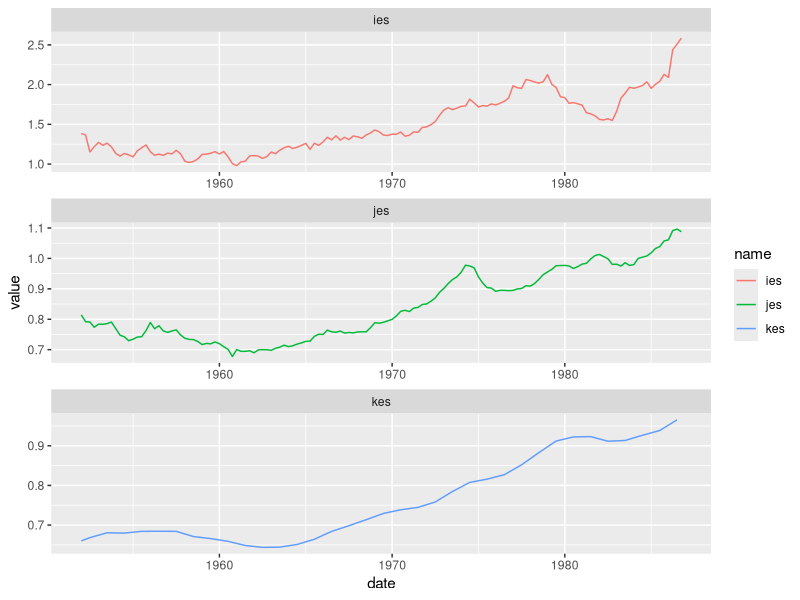
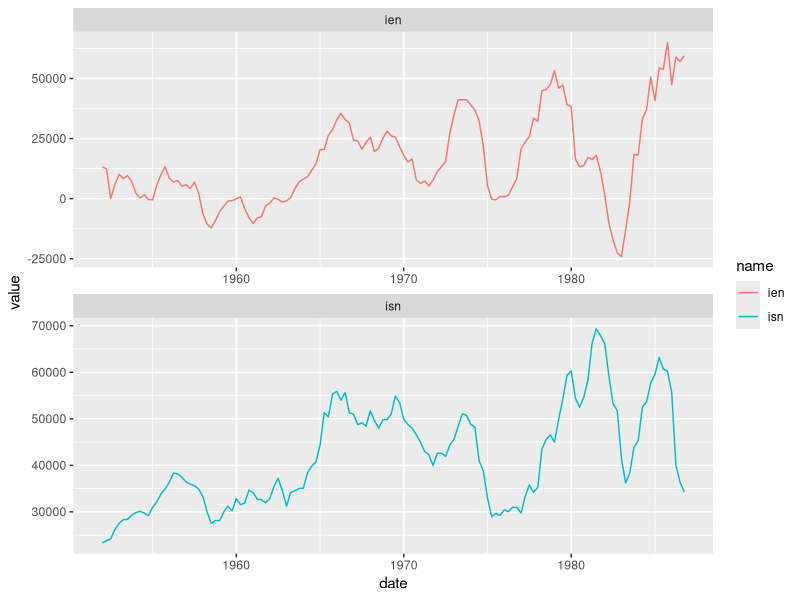
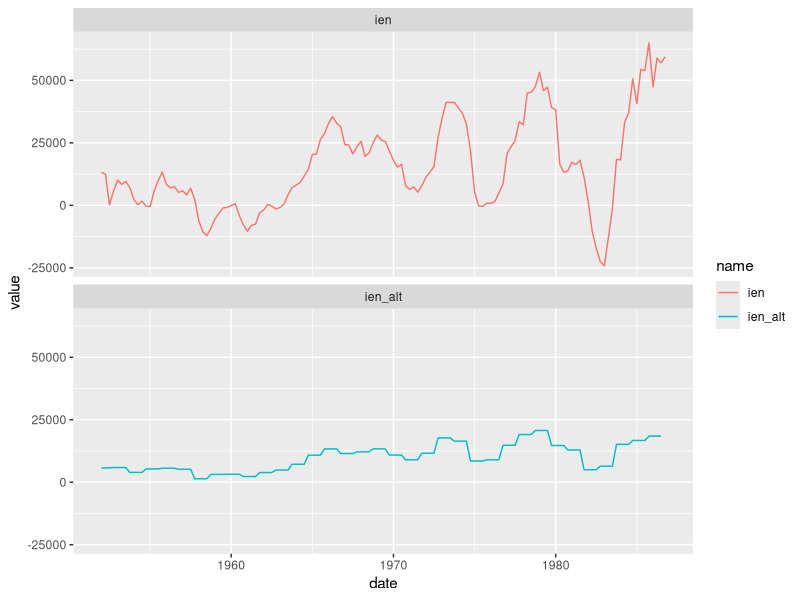
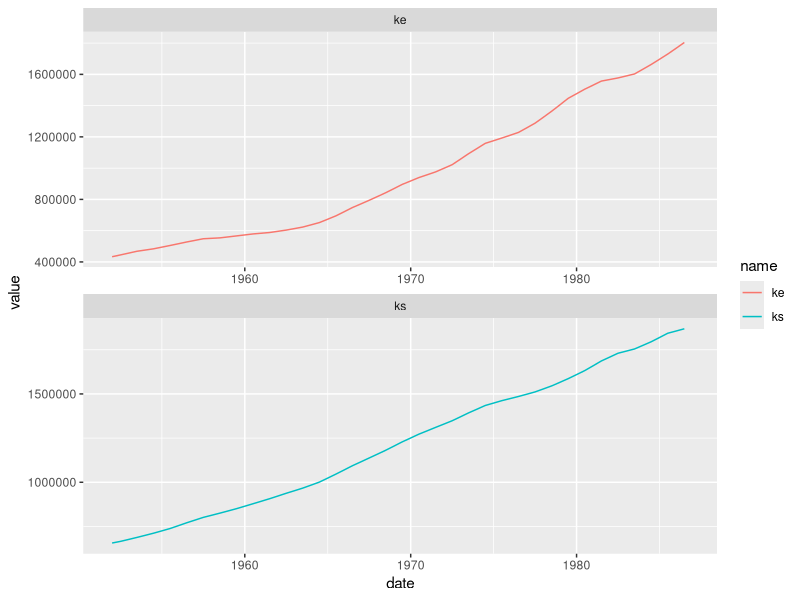
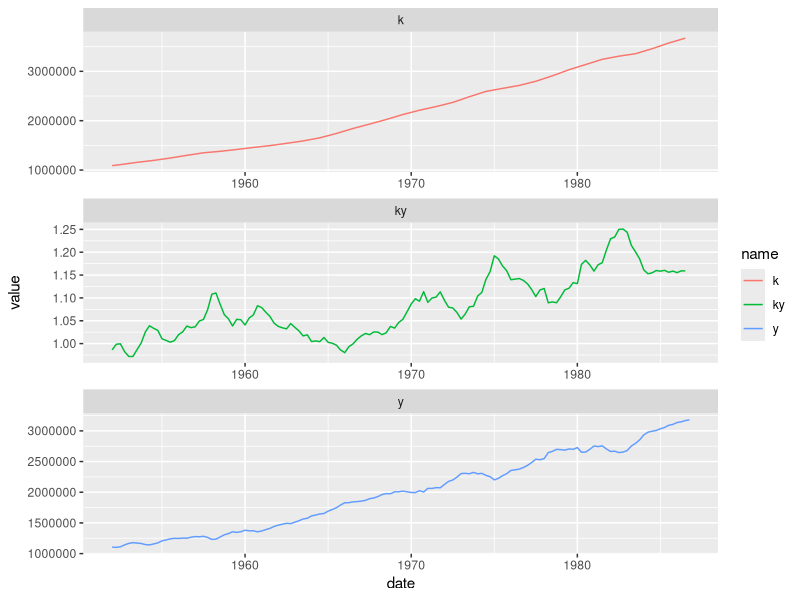
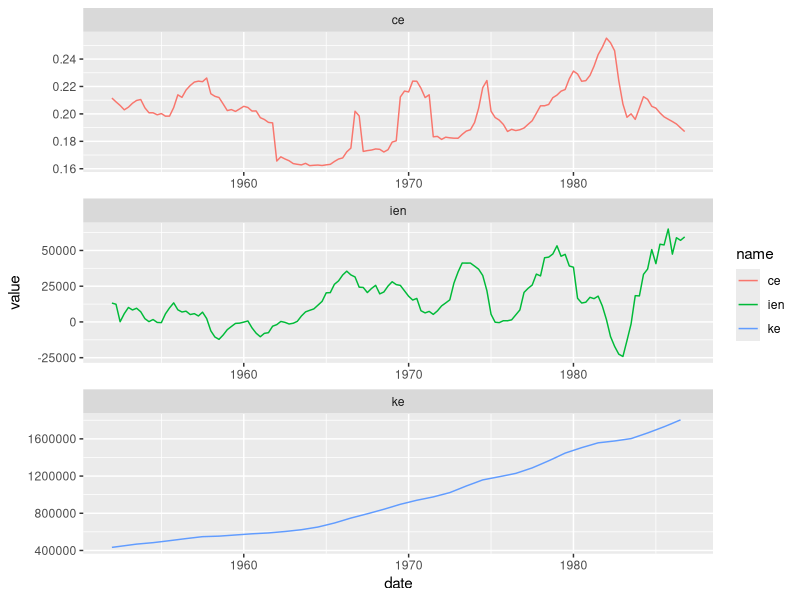
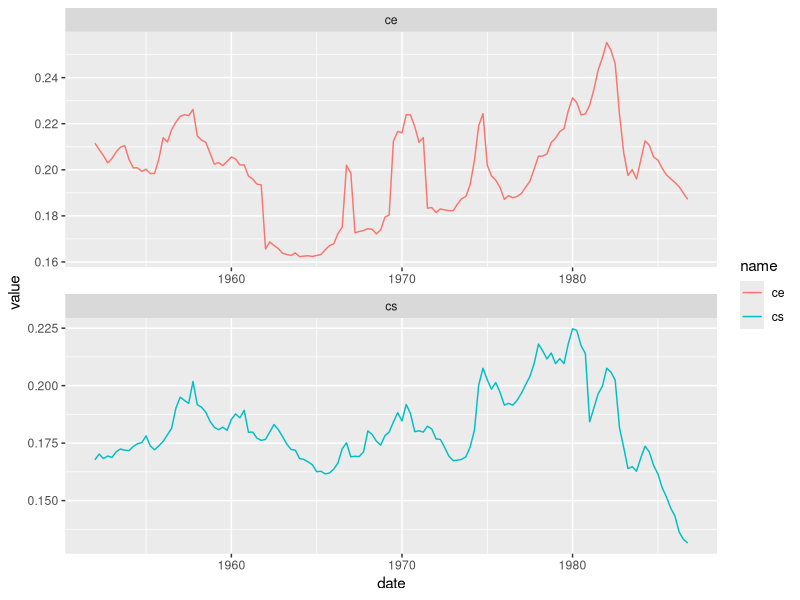
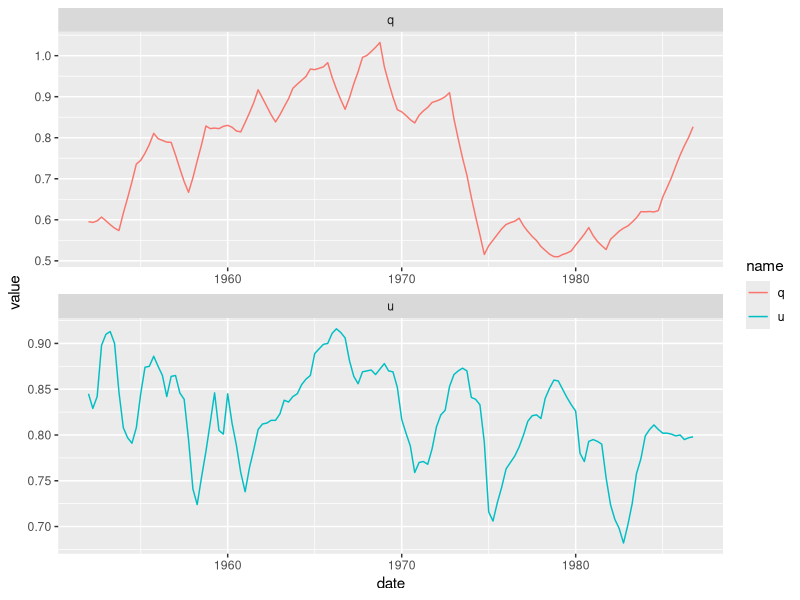

These figures' R source, in order:
## pdf(width = 11, paper = "USr")

## Kopcke private fixed capital investment
## https://fred.stlouisfed.org/release?rid=356

library(ggplot2)
library(tidyverse)
library(lmtest)
library(nlme)
library(here)
library(dynlm)
options(scipen = 10000)

rm(list = ls())

ld <- function(x) c(x[2:(length(x))], NA)

cochrane_orcutt <- function(mod) {
     X <- model.matrix(mod)
     y <- model.response(model.frame(mod))
     e <- residuals(mod)
     n <- length(e)
     names <- colnames(X)
     rho <- sum(e[1:(n-1)] * e[2:n]) / sum(e^2)
     ## cheat and know the answer (then it works)
     ## rho <- 0.868
     y <- y[2:n] - rho * y[1:(n-1)]
     X <- X[2:n, ] - rho * X[1:(n-1), ]
     mod <- lm(y ~ X - 1)
     result <- list()
     result$coefficients <- coef(mod)
     names(result$coefficients) <- names
     summary <- summary(mod, corr = F)
     result$cov <- (summary$sigma^2) * summary$cov.unscaled
     dimnames(result$cov) <- list(names, names)
     result$sigma <- summary$sigma
     result$rho <- rho
     class(result) <- "cochrane_orcutt"
     result
    }



kopcke <- read_csv(here("lab-09-time-series/chap6-kopcke.csv"))

kopcke <- kopcke %>%
    mutate(
        kopcke_dt = as.yearqtr(paste(rdate %/% 10, rdate %% 10), "%Y %q"),
        date = as.Date(kopcke_dt),
        )

rownames(kopcke) <- kopcke$kopcke_dt

kopcke <- mutate(kopcke,
                     jes = je / js, ies  =  ie / is, ces  =  ce / cs,
                     ke = ld(kelag), ks = ld(kslag), kes = ke / ks,
                     k = ke + ks,
                     ky  =  (ke + ks) / y,
                     ien = ie - 0.15 * kelag, isn = is - 0.05 * kslag,
                     ien_alt = lead(kelag) - kelag, isn_alt = lead(kslag) - kslag,
                     ck =  (ce * kelag + cs * kslag) / (kelag + kslag))


kopcke.melt <- kopcke %>% pivot_longer(cols = -c(rdate, kopcke_dt, date))


n <- ggplot(subset(kopcke.melt, name=="jes" | name=="ies" | name=="kes"),
            aes(x = date, y = value, color = name)) +
    facet_wrap(~ name, ncol = 1, scales = "free") +
    geom_line()
print(n)

n <- ggplot(subset(kopcke.melt, name=="ien" | name=="isn"),
            aes(x = date, y = value, color = name)) +
    facet_wrap(~ name, ncol = 1, scales = "free") +
    geom_line()
print(n)


n <- ggplot(subset(kopcke.melt, name=="ien" | name=="ien_alt"),
            aes(x = date, y = value, color = name)) +
    facet_wrap(~ name, ncol = 1, scales = "fixed") +
    geom_line()
print(n)


n <- ggplot(subset(kopcke.melt, name=="ke" | name=="ks"),
            aes(x = date, y = value, color = name)) +
    facet_wrap(~ name, ncol = 1, scales = "free") +
    geom_line()
print(n)

## Output, capital stock and capital-to-output ratio
n <- ggplot(subset(kopcke.melt, name=="ky" | name == "y" | name == "k"),
            aes(x = date, y = value, color = name)) +
    facet_wrap(~ name, ncol = 1, scales = "free") +
    geom_line()
print(n)

## Net investment, capital stock, and cost of capital (equipment)
n <- ggplot(subset(kopcke.melt, name=="ien" | name=="ke" | name=="ce"),
            aes(x = date, y = value, color = name)) +
    facet_wrap(~ name, ncol = 1, scales = "free") +
    geom_line()
print(n)

## dev.new()

## Cost of capital
n <- ggplot(subset(kopcke.melt, name=="cs" | name=="ce"),
            aes(x = date, y = value, color = name)) +
    facet_wrap(~ name, ncol = 1, scales = "free") +
    geom_line()
print(n)

## dev.new()

## Q and Capacity Utilization
n <- ggplot(subset(kopcke.melt, name=="q" | name=="u"),
            aes(x = date, y = value, color = name)) +
    facet_wrap(~ name, ncol = 1, scales = "free") +
    geom_line()
print(n)

## Q and Cost of Capital
n <- ggplot(subset(kopcke.melt, name=="ck" | name=="q"),
            aes(x = date, y = value, color = name)) +
    facet_wrap(~ name, ncol = 1, scales = "free") +
    geom_line()
print(n)

## Q and Cost of Capital Scatterplot
n <- ggplot(kopcke, aes(x = ck, y = q)) +
    geom_point() +
    geom_smooth(method = "lm", se = FALSE)
print(n)

## Q and Capacity Utilization Scatterplot
n <- ggplot(kopcke, aes(x = u, y = q)) +
    geom_point() +
    geom_smooth(method = "lm", se = FALSE)
print(n)

## Create a "zoo" object for use with dynlm()
kopcke_z2 <- zoo(kopcke %>% select(ie, is, je, js, kelag, kslag, f, y), order.by = kopcke$kopcke_dt)

## 6e2a Estimate equation 6.14 (equipment e and structures s)
summary(eqn614e <- dynlm(data = kopcke_z2, ie ~ L(y, 0:1) + L(ie, 1), start = c(1956, 1), end = c(1986, 4)))
summary(eqn614e <- dynlm(data = kopcke_z2, ie ~ L(y, 0:1) + L(ie, 1)))
dwtest(eqn614e)
(lambda <- 1 - coef(eqn614e)[["L(ie, 1)"]])
(mu <- coef(eqn614e)[["L(y, 0:1)0"]] / lambda)
(delta <- coef(eqn614e)[["L(y, 0:1)1"]] / (mu * lambda) + 1)

summary(eqn614s <- dynlm(data = kopcke_z2, is ~ L(y, 0:1) + L(is, 1), start = c(1956, 1), end = c(1986, 4)))
dwtest(eqn614s)
(lambda <- 1 - coef(eqn614s)[["L(is, 1)"]])
(mu <- coef(eqn614s)[["L(y, 0:1)0"]] / lambda)
(delta <- coef(eqn614s)[["L(y, 0:1)1"]] / (mu * lambda) + 1)


lmqfd <- function(y, X, rho){
    yqfd <- y[2:length(y)] - rho * y[1:length(y)-1]
    Xqfd <- X[2:length(y), ] - rho * X[1:length(y)-1, ]
    return(lm(yqfd ~ 0 + Xqfd))
    }



hildreth_lu <- function(mod) {
    rmses <- data.frame(rho = double(), rmse = double())
    y <- model.response(model.frame(mod))
    X <- model.matrix(mod)
    for (rho in seq(0, 1, 0.01)) {
        lmqfd.lm <- lmqfd(y, X, rho)
        rmse <- sqrt(sum((resid(lmqfd.lm))^2)/(length(y)-1))
        rmses <- bind_rows(rmses, data.frame(rho, rmse))
    }
    rhostar <- with(rmses, rmses[rmse==min(rmse), "rho"])
    print("rhostar is")
    print(rhostar)
    print(summary(lmqfd.lm <<- lmqfd(y, X, rhostar)))
    print(dwtest(lmqfd(y, X, rhostar)))
    return(rmses)
}



(eqn614s_ols  <- lm(data = filter(kopcke, year(date) > 1956),
                    is ~ y + lag(y) + lag(is)))
(lambda <- 1 - coef(eqn614s_ols)[["lag(is)"]])
(mu <- coef(eqn614s_ols)[["y"]] / lambda)
(delta <- coef(eqn614s_ols)[["lag(y)"]] / (mu * lambda) + 1)

dwtest(eqn614s_ols)
(eqn614s_co  <- cochrane_orcutt(eqn614s_ols))
## dwtest(eqn614s_co)
(lambda <- 1 - coef(eqn614s_co)[["lag(is)"]])
(mu <- coef(eqn614s_co)[["y"]] / lambda)
(delta <- coef(eqn614s_co)[["lag(y)"]] / (mu * lambda) + 1)


## Whoops these are kind of garbage!!
rmses <- hildreth_lu(eqn614s_ols)
summary(lmqfd.lm)
(lambda <- 1 - coef(lmqfd.lm)[["Xqfdlag(is)"]])
(mu <- coef(lmqfd.lm)[["Xqfdy"]] / lambda)
(delta <- coef(lmqfd.lm)[["Xqfdlag(y)"]] / (mu * lambda) + 1)
rmses %>% ggplot(aes(x = rho, y = rmse)) + geom_line()



## Try without constant
(eqn614s_ols  <- lm(data = filter(kopcke, year(date) > 1956),
                    is ~ 0 + y + lag(y) + lag(is)))
(lambda <- 1 - coef(eqn614s_ols)[["lag(is)"]])
(mu <- coef(eqn614s_ols)[["y"]] / lambda)
(delta <- coef(eqn614s_ols)[["lag(y)"]] / (mu * lambda) + 1)
dwtest(eqn614s_ols)
(eqn614s_co  <- cochrane_orcutt(eqn614s_ols))
## dwtest(eqn614s_co)
(lambda <- 1 - coef(eqn614s_co)[["lag(is)"]])
(mu <- coef(eqn614s_co)[["y"]] / lambda)
(delta <- coef(eqn614s_co)[["lag(y)"]] / (mu * lambda) + 1)

## And again kind of no good
rmses <- hildreth_lu(eqn614s_ols)
summary(lmqfd.lm)
(lambda <- 1 - coef(lmqfd.lm)[["Xqfdlag(is)"]])
(mu <- coef(lmqfd.lm)[["Xqfdy"]] / lambda)
(delta <- coef(lmqfd.lm)[["Xqfdlag(y)"]] / (mu * lambda) + 1)
rmses %>% ggplot(aes(x = rho, y = rmse)) + geom_line()




(eqn614e_ols  <- lm(data = filter(kopcke, year(date) > 1956),
                    ie ~ y + lag(y) + lag(ie)))
(lambda <- 1 - coef(eqn614e_ols)[["lag(ie)"]])
(mu <- coef(eqn614e_ols)[["y"]] / lambda)
(delta <- coef(eqn614e_ols)[["lag(y)"]] / (mu * lambda) + 1)
dwtest(eqn614e_ols)
(eqn614e_co  <- cochrane_orcutt(eqn614e_ols))
## dwtest(eqn614e_co)
(lambda <- 1 - coef(eqn614e_co)[["lag(ie)"]])
(mu <- coef(eqn614e_co)[["y"]] / lambda)
(delta <- coef(eqn614e_co)[["lag(y)"]] / (mu * lambda) + 1)

## No good!!
rmses <- hildreth_lu(eqn614e_ols)
summary(lmqfd.lm)
(lambda <- 1 - coef(lmqfd.lm)[["Xqfdlag(ie)"]])
(mu <- coef(lmqfd.lm)[["Xqfdy"]] / lambda)
(delta <- coef(lmqfd.lm)[["Xqfdlag(y)"]] / (mu * lambda) + 1)
rmses %>% ggplot(aes(x = rho, y = rmse)) + geom_line()




## Try without constant
(eqn614e_ols  <- lm(data = filter(kopcke, year(date) > 1956),
                    ie ~ 0+ y + lag(y) + lag(ie)))
(lambda <- 1 - coef(eqn614e_ols)[["lag(ie)"]])
(mu <- coef(eqn614e_ols)[["y"]] / lambda)
(delta <- coef(eqn614e_ols)[["lag(y)"]] / (mu * lambda) + 1)
dwtest(eqn614e_ols)
(eqn614e_co  <- cochrane_orcutt(eqn614e_ols))
## dwtest(eqn614e_co)
(lambda <- 1 - coef(eqn614e_co)[["lag(ie)"]])
(mu <- coef(eqn614e_co)[["y"]] / lambda)
(delta <- coef(eqn614e_co)[["lag(y)"]] / (mu * lambda) + 1)

## No good
rmses <- hildreth_lu(eqn614e_ols)
summary(lmqfd.lm)
(lambda <- 1 - coef(lmqfd.lm)[["Xqfdlag(ie)"]])
(mu <- coef(lmqfd.lm)[["Xqfdy"]] / lambda)
(delta <- coef(lmqfd.lm)[["Xqfdlag(y)"]] / (mu * lambda) + 1)
rmses %>% ggplot(aes(x = rho, y = rmse)) + geom_line()




## The gls syntax does not take lag()
summary(gls(ie ~ (y) + kelag, data = kopcke_z2, correlation = corARMA(p = 1, q = 0)))
summary(gls(ie ~ (y) + kelag, data = kopcke_z2, correlation = corAR1()))

## Be very careful with signs in the lag operator.  Here it works on a zoo object
## Just to demonstrate that we are doing lags correctly
with(kopcke_z2, arima(ie, xreg = cbind(stats::lag(y, -1:-3), kelag), order = c(0, 0, 0)))  ## Right
summary(dynlm(data = kopcke_z2, ie ~ L(y, 1:3) + kelag)) ## Right

with(kopcke_z2, arima(ie, xreg = cbind(stats::lag(y, -1), kelag), order = c(1, 0, 0)))  ## Right

with(kopcke_z2, arima(ie, xreg = cbind(stats::lag(y, -1:-3), kelag), order = c(1, 0, 0)))  ## Right

with(window(kopcke_z2, start = "1954 Q1", end = "1977 Q4"), arima(ie, xreg = cbind(stats::lag(y, -1:-3), kelag), order = c(1, 0, 0)))  ## Right

## Cash flow model
with(window(kopcke_z2, start = "1958 Q1", end = "1973 Q3"), arima(ie, xreg = cbind(stats::lag(f/je, -1:-3), kelag), order = c(1, 0, 0)))
with(window(kopcke_z2, start = "1956 Q1", end = "1979 Q4"), arima(ie, xreg = cbind(stats::lag(f/je, -1:-7), kelag), order = c(1, 0, 0)))
## To get 1956Q1-1979Q4 with seven lags, need to include back to 1954Q2
(flow.ie.iii <- with((window(kopcke_z2, start = "1954 Q2", end = "1979 Q4")), arima(ie, xreg = cbind(stats::lag(f/je, 0:-7), kelag), order = c(1, 0, 0))))
(flow.is.iii <- with((window(kopcke_z2, start = "1954 Q2", end = "1979 Q4")), arima(is, xreg = cbind(stats::lag(f/js, 0:-7), kelag), order = c(1, 0, 0))))


## With contemporaneous y
summary(dynlm(data = kopcke_z2, ie ~ L(y, 0:3) + kelag))
summary(dynlm(data = kopcke_z2, ie ~ y + L(y, 1:3) + kelag))

## dynlm uses the start/end syntax from window()
summary(accelerator_3 <- dynlm(data = kopcke_z2, ie ~ L(y, 0:3) + kelag, start = "1954 Q1", end = "1977 Q4"))
dwtest(accelerator_3)

summary(accelerator_4 <- dynlm(data = kopcke_z2, ie ~ L(y, 1:4) + kelag, start = c(1954, 1), end = c(1977, 4)))
dwtest(accelerator_4)

summary(autoregressive_2 <- dynlm(data = kopcke_z2, ie ~ L(ie, 1:2), start = c(1954, 1), end = c(1977, 4)))
dwtest(autoregressive_2)

summary(autoregressive_6 <- dynlm(data = kopcke_z2, ie ~ L(ie, 1:6), start = c(1954, 1), end = c(1977, 4)))
dwtest(autoregressive_6)


## Back out depreciation rates for equipment based on gross investment and capital stock, 1953 and 1986
subset(kopcke, year(date) >= 1952.75 & year(date) < 1954, select = c(ie, kelag, date))
(ke52_4 <- kopcke %>% filter(kopcke_dt == "1952 Q4") %>% pull(kelag))
(ke53_4 <- kopcke %>% filter(kopcke_dt == "1953 Q4") %>% pull(kelag))
ie53 <- kopcke %>% filter(kopcke_dt %in% c("1953 Q1", "1953 Q2", "1953 Q3", "1953 Q4")) %>% pull(ie) %>% sum()/4
(delta53 <- 1 - (ke53_4 - ie53) / ke52_4)


subset(kopcke, date >= 1985.75 & date < 1987, select = c(ie, kelag, date))
(ke85_4 <- kopcke %>% filter(kopcke_dt == "1985 Q4") %>% pull(kelag))
(ke86_4 <- kopcke %>% filter(kopcke_dt == "1986 Q4") %>% pull(kelag))
ie86 <- kopcke %>% filter(kopcke_dt %in% c("1986 Q1", "1986 Q2", "1986 Q3", "1986 Q4")) %>% pull(ie) %>% sum()/4
(delta86 <- 1 - (ke86_4 - ie86) / ke85_4)



## Back out depreciation rates for structures based on gross investment and capital stock, 1953 and 1986
subset(kopcke, date >= 1952.75 & date < 1954, select = c(is, kslag, date))
(ks52_4 <- kopcke %>% filter(kopcke_dt == "1952 Q4") %>% pull(kslag))
(ks53_4 <- kopcke %>% filter(kopcke_dt == "1953 Q4") %>% pull(kslag))
is53 <- kopcke %>% filter(kopcke_dt %in% c("1953 Q1", "1953 Q2", "1953 Q3", "1953 Q4")) %>% pull(is) %>% sum()/4
(delta53 <- 1 - (ks53_4 - is53) / ks52_4)

subset(kopcke, date >= 1985.75 & date < 1987, select = c(is, kslag, date))
(ks85_4 <- kopcke %>% filter(kopcke_dt == "1985 Q4") %>% pull(kslag))
(ks86_4 <- kopcke %>% filter(kopcke_dt == "1986 Q4") %>% pull(kslag))
is86 <- kopcke %>% filter(kopcke_dt %in% c("1986 Q1", "1986 Q2", "1986 Q3", "1986 Q4")) %>% pull(is) %>% sum()/4
(delta86 <- 1 - (ks86_4 - is86) / ks85_4)
